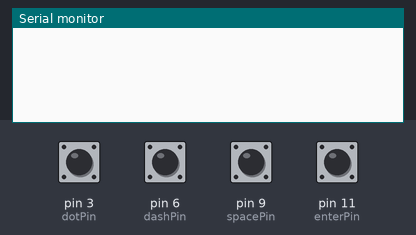
A sketch run on a simulated Arduino Uno, built with avr-gcc and run on an emulated ATmega328P. Parts: the last lines printed to the serial monitor. Inputs (shaded band) come from the test bench; at power-on: pin 3 (dotPin), pin 6 (dashPin), pin 9 (spacePin), pin 11 (enterPin) HIGH.

Above: at 1.2 s.
1.3 s: pin 3 (dotPin) pulled LOW for 0.15 s
At 2.0 s:
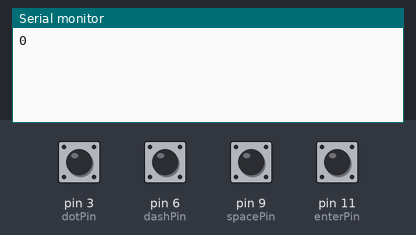
2.9 s: pin 6 (dashPin) pulled LOW for 0.15 s
At 4.2 s:
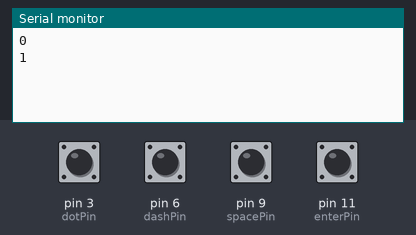
4.5 s: pin 9 (spacePin) pulled LOW for 0.15 s
At 5.6 s:
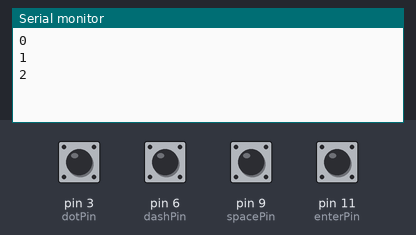
6.1 s: pin 11 (enterPin) pulled LOW for 0.15 s
At 6.8 s:
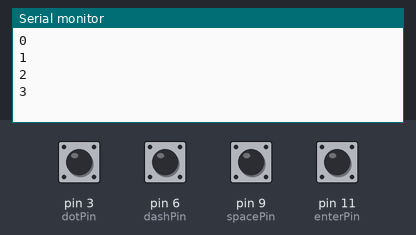
Timing chart, 0 to 8.7 s (numbered marks = the images above; inputs shaded):
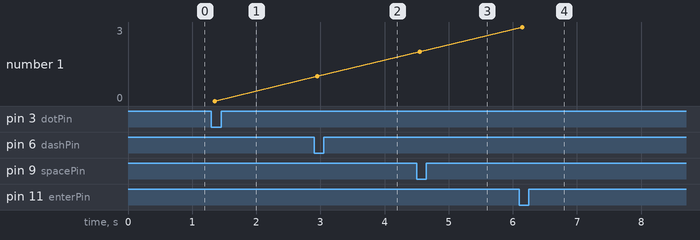

Measured:
- after the input at 1.3 s, the serial monitor: prints a new line after 0.05 s (image 1)
- after the input at 2.9 s, the serial monitor: prints a new line after 0.05 s (image 2)
- after the input at 4.5 s, the serial monitor: prints a new line after 0.05 s (image 3)
- after the input at 6.1 s, the serial monitor: prints a new line after 0.05 s (image 4)
- plotted number 1: 0 → 1 after the input at 2.9 s, 1 → 2 after the input at 4.5 s, 2 → 3 after the input at 6.1 s

The sketch:

main.ino
```cpp
#include <ezButton.h>

const int dotPin = 3;
const int dashPin = 6;
const int spacePin = 9;
const int enterPin = 11;


ezButton dotButton(dotPin);
ezButton dashButton(dashPin);
ezButton spaceButton(spacePin);
ezButton enterButton(enterPin);


void setup () {

    Serial.begin(9600);

    dotButton.setDebounceTime(50);
    dashButton.setDebounceTime(50);
    spaceButton.setDebounceTime(50);
    enterButton.setDebounceTime(50);

}

void loop () {

    dotButton.loop();
    dashButton.loop();
    spaceButton.loop();
    enterButton.loop();

    if (dotButton.isPressed()) {

        Serial.println(0);

    }

    if (dashButton.isPressed()) {

        Serial.println(1);

    }

    if (spaceButton.isPressed()) {

        Serial.println(2);

    }

    if (enterButton.isPressed()) {

        Serial.println(3);

    }
}
```
